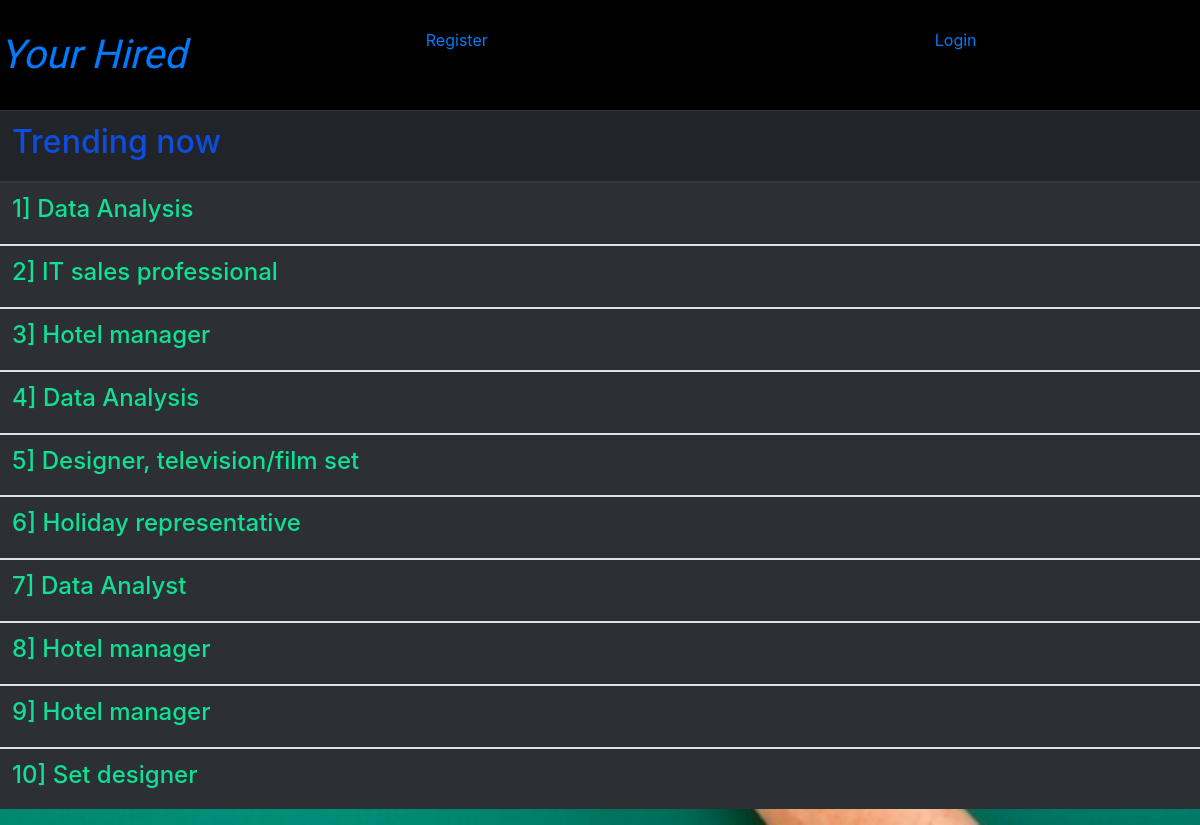
Screenshot of /jobs/trend with the database file from the repository.
### job/models.py (models this page shows, shortened)
class job(models.Model):
    Designation=models.CharField(max_length=240)
    company_name=models.CharField(max_length=240)
    job_description=models.CharField(max_length=240)
    Starting_date=models.DateField()
    search_count=models.IntegerField(default=0)

### job/views.py (the view)
# urls.py: path('trend',views.trending,name='trending')
def trending(request):
    k=job.objects.all().order_by('-search_count')[:10]
    return render(request,'job/trending.html',{'trend':k})

### templates/job/trending.html (shortened to what this page needs)
{% extends 'main.html'%}
{%block s%}
    <table class="table table-striped table-dark">
    <thead>
      <tr>
        <th scope="col"><h2 style="color:#0e4de0">Trending now</h2> </th>
      </tr>
    </thead>
    {% for j in trend %}
    <tbody>
    <tr>
    <td><h4 style="color:#0fe093">{{forloop.counter}}]
       {{j.job_description}}</h4></td>
      </tr>
    </tbody>
    {%endfor %}
    </table>
    {%endblock %}

### static/App_two/m.css (style rules this page uses)
body,html { background-image: url('images.jpg') ; background-repeat: no-repeat; background-size:cover; }

### rows the page displays
job: job_description "Data Analysis"
job: job_description "IT sales professional"
job: job_description "Hotel manager"
job: job_description "Data Analysis"
job: job_description "Designer, television/film set"
job: job_description "Holiday representative"
job: job_description "Data Analyst"
job: job_description "Hotel manager"
job: job_description "Hotel manager"
job: job_description "Set designer"
